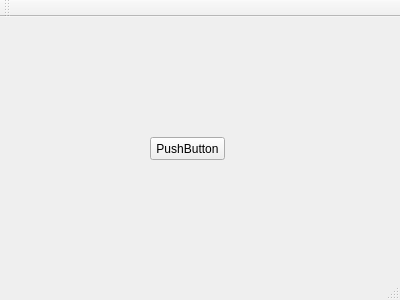
<?xml version="1.0" encoding="UTF-8"?>
<ui version="4.0">
 <class>MainWindow</class>
 <widget class="QMainWindow" name="MainWindow">
  <property name="geometry">
   <rect>
    <x>0</x>
    <y>0</y>
    <width>400</width>
    <height>300</height>
   </rect>
  </property>
  <property name="windowTitle">
   <string>MainWindow</string>
  </property>
  <widget class="QWidget" name="centralWidget">
   <widget class="QPushButton" name="pushButton">
    <property name="geometry">
     <rect>
      <x>150</x>
      <y>120</y>
      <width>75</width>
      <height>23</height>
     </rect>
    </property>
    <property name="text">
     <string>PushButton</string>
    </property>
   </widget>
  </widget>
  <widget class="QMenuBar" name="menuBar">
   <property name="geometry">
    <rect>
     <x>0</x>
     <y>0</y>
     <width>400</width>
     <height>21</height>
    </rect>
   </property>
  </widget>
  <widget class="QToolBar" name="mainToolBar">
   <attribute name="toolBarArea">
    <enum>TopToolBarArea</enum>
   </attribute>
   <attribute name="toolBarBreak">
    <bool>false</bool>
   </attribute>
  </widget>
  <widget class="QStatusBar" name="statusBar"/>
 </widget>
 <layoutdefault spacing="6" margin="11"/>
 <resources/>
 <connections/>
</ui>
